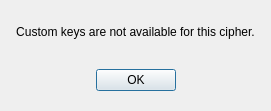
<?xml version="1.0" encoding="UTF-8"?>
<ui version="4.0">
 <class>keyWindow</class>
 <widget class="QDialog" name="keyWindow">
  <property name="geometry">
   <rect>
    <x>0</x>
    <y>0</y>
    <width>271</width>
    <height>111</height>
   </rect>
  </property>
  <property name="minimumSize">
   <size>
    <width>271</width>
    <height>111</height>
   </size>
  </property>
  <property name="maximumSize">
   <size>
    <width>271</width>
    <height>111</height>
   </size>
  </property>
  <property name="windowTitle">
   <string>Key Creator</string>
  </property>
  <widget class="QWidget" name="verticalLayoutWidget">
   <property name="geometry">
    <rect>
     <x>10</x>
     <y>10</y>
     <width>251</width>
     <height>91</height>
    </rect>
   </property>
   <layout class="QVBoxLayout" name="verticalLayout" stretch="0,0">
    <item>
     <widget class="QLabel" name="label">
      <property name="text">
       <string>Custom keys are not available for this cipher.</string>
      </property>
      <property name="alignment">
       <set>Qt::AlignCenter</set>
      </property>
     </widget>
    </item>
    <item>
     <widget class="QDialogButtonBox" name="buttonBox">
      <property name="sizePolicy">
       <sizepolicy hsizetype="Expanding" vsizetype="Preferred">
        <horstretch>0</horstretch>
        <verstretch>0</verstretch>
       </sizepolicy>
      </property>
      <property name="orientation">
       <enum>Qt::Horizontal</enum>
      </property>
      <property name="standardButtons">
       <set>QDialogButtonBox::Ok</set>
      </property>
      <property name="centerButtons">
       <bool>true</bool>
      </property>
     </widget>
    </item>
   </layout>
  </widget>
 </widget>
 <resources/>
 <connections>
  <connection>
   <sender>buttonBox</sender>
   <signal>accepted()</signal>
   <receiver>keyWindow</receiver>
   <slot>accept()</slot>
   <hints>
    <hint type="sourcelabel">
     <x>248</x>
     <y>254</y>
    </hint>
    <hint type="destinationlabel">
     <x>157</x>
     <y>274</y>
    </hint>
   </hints>
  </connection>
  <connection>
   <sender>buttonBox</sender>
   <signal>rejected()</signal>
   <receiver>keyWindow</receiver>
   <slot>reject()</slot>
   <hints>
    <hint type="sourcelabel">
     <x>316</x>
     <y>260</y>
    </hint>
    <hint type="destinationlabel">
     <x>286</x>
     <y>274</y>
    </hint>
   </hints>
  </connection>
 </connections>
</ui>
